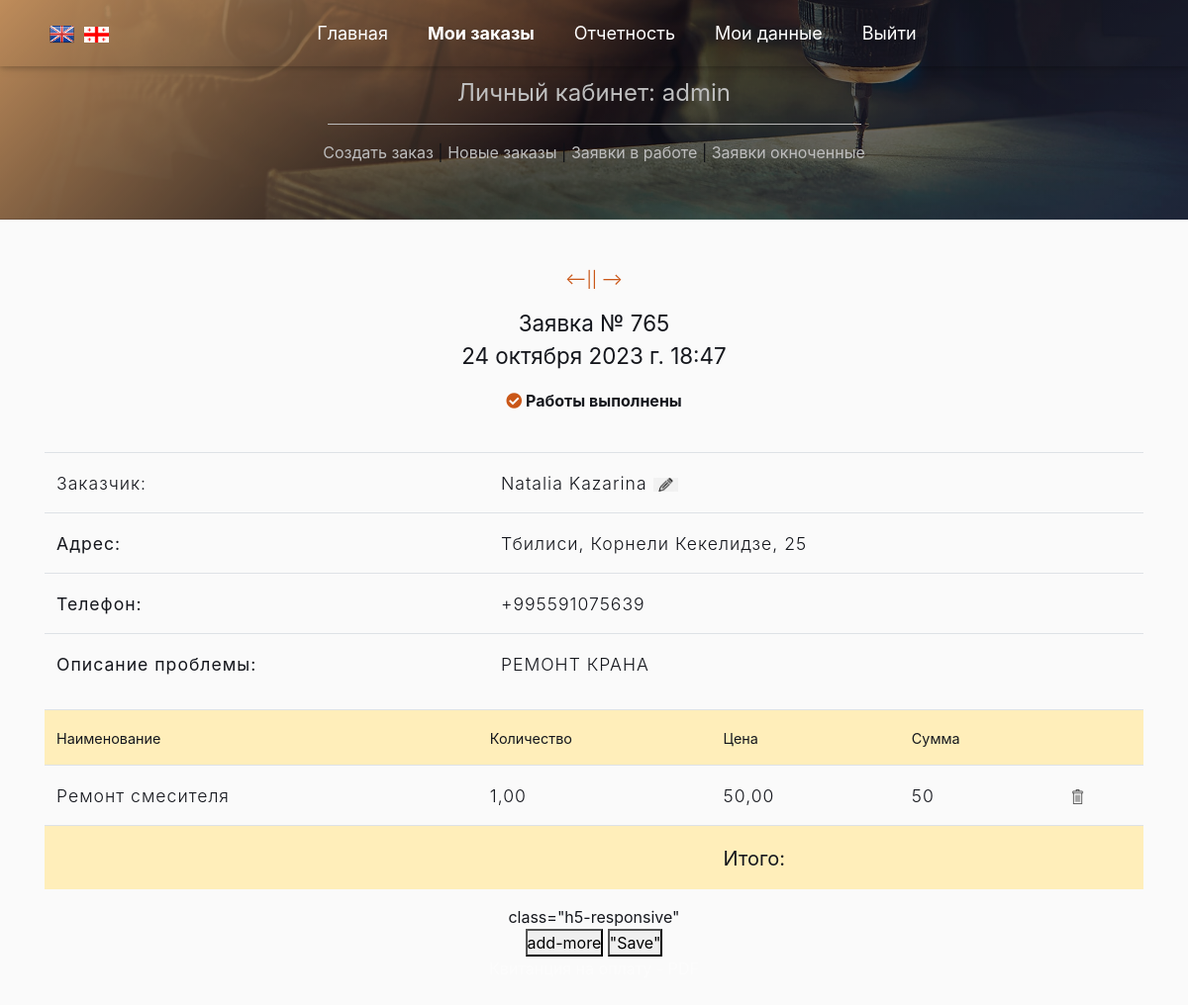
/list_order/765 (signed in), run on an earlier commit of the app's database.
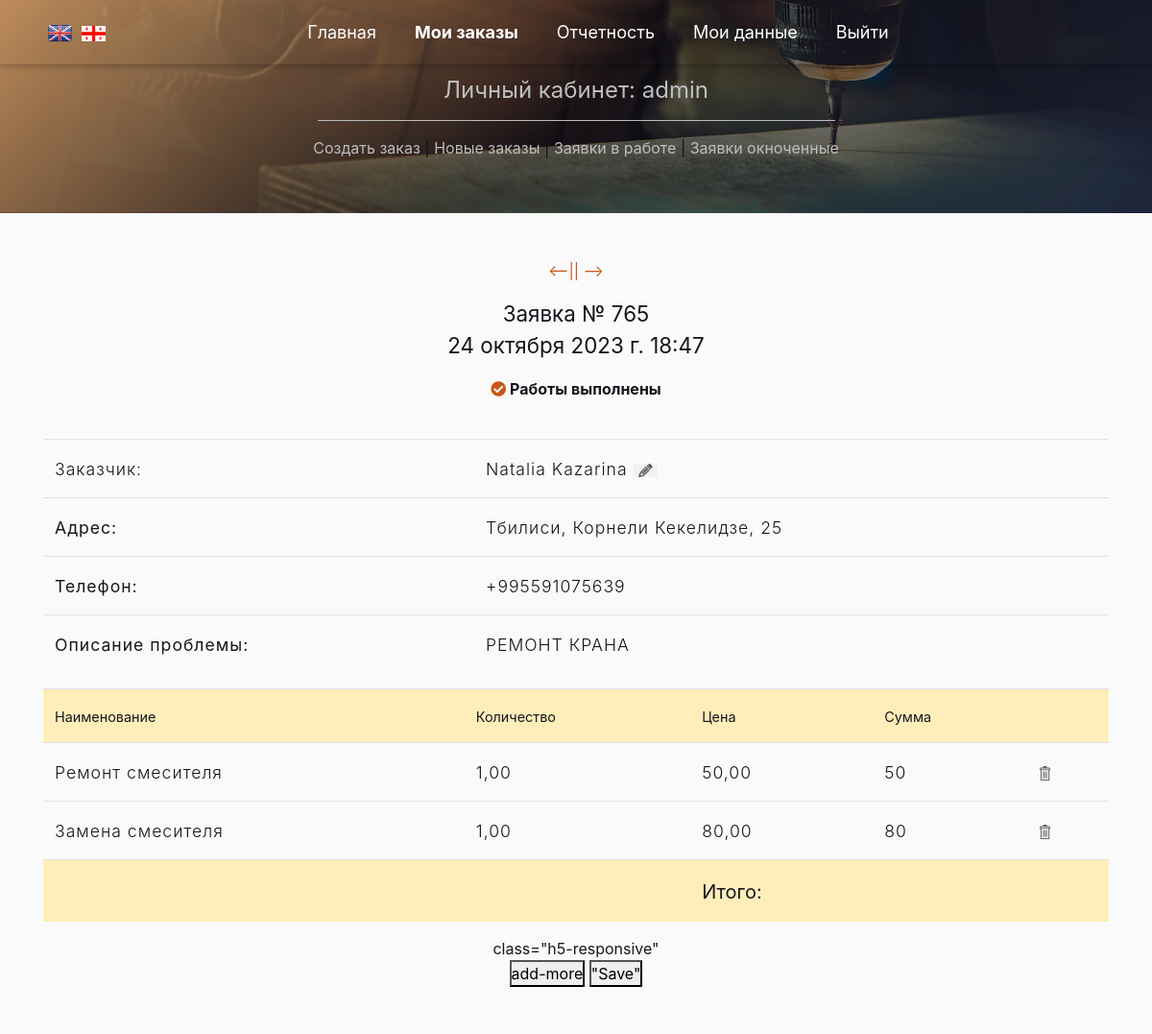
And on a later commit of the database.
### app_site/models.py (models this page shows)
class Invoice(models.Model):
    service_id = models.ForeignKey('Service', on_delete=models.CASCADE, null=True, blank=True, )
    order_id = models.ForeignKey('OrderList', on_delete=models.CASCADE, null=True, blank=True, )
    quantity_type = models.CharField(choices=QUANTITY_CHOICES, max_length=3, null=True, blank=True,
                                     verbose_name='Измерение')
    quantity = models.DecimalField(decimal_places=2, max_digits=7, null=True, blank=True, verbose_name='Количество')
    price = models.DecimalField(decimal_places=2, max_digits=7, null=True, blank=True, verbose_name='Цена')
    class Meta:
        verbose_name = 'Список работ заказа'
        verbose_name_plural = 'Список работ заказа'

class Service(models.Model):
    name = models.\
        CharField(null=True, blank=True, max_length=500, verbose_name='Услуга')
    type = models.CharField(choices=WORK_CHOICES, null=True, blank=True, max_length=3, verbose_name='Вид работ')
    class Meta:
        ordering = ['type', 'name']
        verbose_name = 'Виды работ'
        verbose_name_plural = 'Виды работ'
    def __str__(self):
        return f"{self.name}"

### app_site/views.py (the view, shortened to what this page needs)
# urls.py: path('list_order/<int:pk>', InvoiceCreate.as_view(), name='invoice'),
class InvoiceCreate(LoginRequiredMixin, DetailView):
    model = OrderList
    context_object_name = 'info'
    template_name = 'invoice.html'
    def get_context_data(self, **kwargs):
        context = super().get_context_data()
        context['invoice'] = Invoice.objects\
                                    .filter(order_id=self.object.pk)\
                                    .select_related('service_id')\
                                    .defer('service_id__type')\
                                    .annotate(amount=F('price') * F('quantity'))
        InvoiceFormSet = modelformset_factory(Invoice, form=InvoiceForm, extra=0)
        formset = InvoiceFormSet(queryset=Invoice.objects.none())
        context['form'] = formset
        context['type_work'] = WORK_CHOICES
        context['next'] = OrderList.objects.filter(pk__gt=self.object.pk).values('pk').first()
        context['prev'] = OrderList.objects.filter(pk__lt=self.object.pk).order_by('-pk').values('pk').first()
        return context

### app_site/templatetags/custom_filters.py (called while the page is built)
@register.filter()
def choice_tag(value, A):
    try:
        if A == 'city':
            a = dict(CITY_CHOICES)
        elif A == 'status_order':
            a = dict(ORDER_STATUS)
        elif A == 'month':
            a = dict(MONTH)
        elif A == 'work_type':
            a = dict(WORK_CHOICES)
        return f'{a[value]}'
    except KeyError:
        return f''

### templates/invoice.html (shortened to what this page needs)
{% extends 'flatpages/default_user.html' %}
{% load custom_filters %}
{% load custom_tags %}
{% block body %}
{% if prev.pk %}
<p align="center" class="mycolor">
<a href="{% url 'invoice' prev.pk %}" class="mycolor"><--</a>||
{% endif %}
{% if next.pk %}
<a href="{% url 'invoice' next.pk %}" class="mycolor">--></a>
{% endif %}
</p>
<p class="h4-responsive">Заявка № {{ info.id }}<br>{{ info.time_in }}</p>
{% if info.order_status == 'END' %}
<p><b id="stepstatuswork"><i class="fas fa-check-circle about-text"></i> Работы выполнены</b>
</p>
{% endif %}
<br>
    <table class="table" ><tr>
        <td>Заказчик:</td><td> {{ info.customer_name }}  <a href="../list_order/update/{{ info.pk}}"><img src="/media/images/change.png" width="25" ></a></td>
    </tr>
        <tr>
        <td><b>Адрес: </b></td><td>{{ info.address_city|choice_tag:'city' }}, {{ info.address_street_app }}, {{ info.address_num }}</td>
    </tr>
    <tr>
         <td><b>Телефон:</b></td><td>{{ info.customer_phone }}</td>
    </tr>
    <tr>
         <td><b>Описание проблемы:</b></td><td> {{ info.text_order }}</td>
    </tr>
    </table>
{% if info.order_status == 'SND' %}
<table id="table_invoice" class="hidden">
{% else %}
<table id="table_invoice" class="table" >
{% endif %}
 <tr  class="table-warning">
            <th>Наименование </th>
            <th>Количество </th>
            <th>Цена</th>
            <th >Сумма</th>
            <th > </th>
    </tr>
{% for g in invoice %}
    <tr class="form_text">
            <td name="service_id">{{ g.service_id }} </td>
            <td name="quantity">{{ g.quantity }} </td>
            <td name="price">{{ g.price }}</td>
            <td name="amount">{{ g.amount }}</td>
            <td name="delete"><a href="{% url 'delete-item-of-order' g.pk %}" class="link-delete" ><img src="/media/images/delete.png" width="15"></a></td>
    </tr>
{% endfor %}
    <tr class="table-warning">
<th></th><th class="h5-responsive" ></th>
            <th class="h5-responsive "  >Итого: </th>
            <th class="h5-responsive" id="total" > </th><th></th>
            </tr>
</table>class="h5-responsive"
{% if info.order_status == 'SND' %}
<form action="" method="post" id="id_form" class="hidden">
{% else %}
<form action="" method="post" id="id_form" >
{% endif %}
    <button id="add-more" type="button">add-more</button>
    <button type="submit"> "Save" </button><br>
<a href="pdf/{{ info.id }}">Квитанция на оплату - PDF</a>
</form>
        {% endblock body %}

What changed in the data, as far as the page shows it:
added Invoice: service_id "Замена смесителя", quantity "1,00", price "80,00", amount "80"
